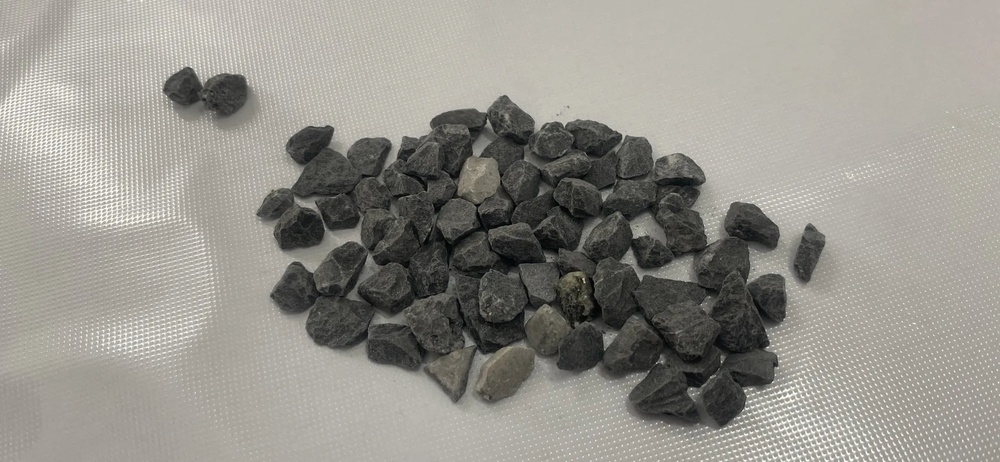
#> input picture y.jfif, 1000 x 462 px, shrunk from 2048 x 946 before the run
$ python test2.py
#> lines starting #> are read from the running program, lines starting #| are printed output that depends on the picture; after the words box and inside, x2 and y2 are one past the last pixel; in counts of white or black regions, pixels touching at a corner belong together; long printed decimals are rounded
import cv2
import numpy as np
import matplotlib.pyplot as plt
from skimage.measure import regionprops, label

def analyze_aggregates(image_path):
    # Đọc ảnh đầu vào
#> called with image_path = 'y.jfif'
    img = cv2.imread(image_path)
#> img is the input picture: shape (462, 1000, 3); mean B, G, R 139.4, 146.5, 148.9
    gray = cv2.cvtColor(img, cv2.COLOR_BGR2GRAY)

    # Lọc nhiễu và phát hiện biên
    blurred = cv2.GaussianBlur(gray, (5, 5), 0)
    edges = cv2.Canny(blurred, 50, 150)
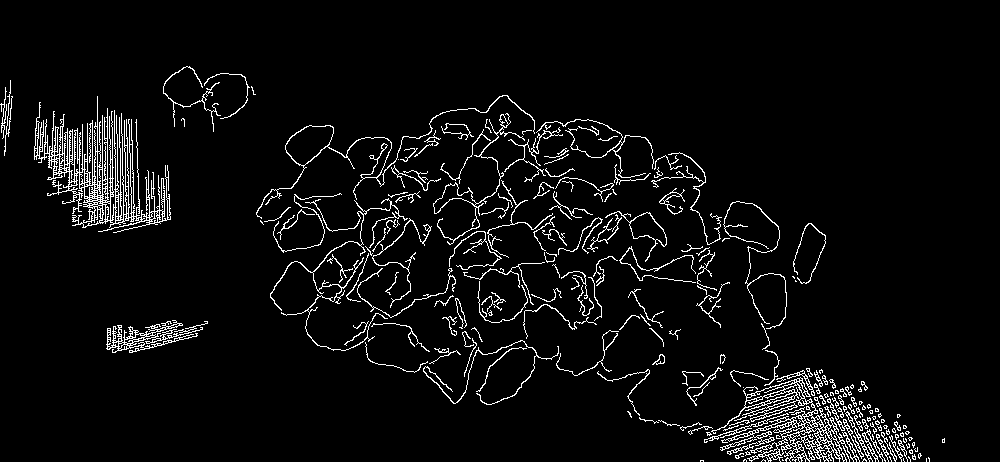
#> edges: shape (462, 1000); 5% white in thin lines or dots, all inside (x1, y1, x2, y2) = (0, 66, 945, 462)

    # Phát hiện các vùng (contours)
    contours, _ = cv2.findContours(edges, cv2.RETR_EXTERNAL, cv2.CHAIN_APPROX_SIMPLE)
#> contours = 215 contours, 162 with area under 20; largest, box (x1, y1, x2, y2) and area: (711, 377, 860, 462) 4271, (34, 96, 171, 233) 3332, (256, 95, 535, 219) 1451, (605, 211, 667, 262) 706, (106, 320, 208, 353) 666

    # Dữ liệu kích thước và hình dạng
    sizes = []
    shapes = []

    for contour in contours:
        area = cv2.contourArea(contour)
        perimeter = cv2.arcLength(contour, True)

        # Bỏ qua các hạt nhỏ không đáng kể
        if area < 10:
            continue

        # Tính toán kích thước tương đương (bán kính)
        equivalent_diameter = np.sqrt(4 * area / np.pi)  # Đường kính tương đương

        # Xác định hình dạng
        circularity = (4 * np.pi * area) / (perimeter ** 2)

        if circularity > 0.8:
            shape = 'circle'
        elif 0.5 < circularity <= 0.8:
            shape = 'oval'
        else:
            shape = 'irregular'

        shapes.append({'area': area, 'circularity': circularity, 'shape': shape})
        sizes.append(equivalent_diameter)
#> this loop made 215 passes
#> (area, perimeter, equivalent_diameter, circularity, shape) on passes 22, 23, 28, 31, 34, 38, 62, 63, 76, 95, 98, 99: (44, 98.91, 7.48, 0.0565, 'irregular'), (41.5, 52.87, 7.27, 0.187, 'irregular'), (34.5, 88.33, 6.63, 0.0556, 'irregular'), (50.5, 77.84, 8.02, 0.105, 'irregular'), (51.5, 96.33, 8.1, 0.0697, 'irregular'), (120.5, 195.7, 12.39, 0.0395, 'irregular'), (92, 282.5, 10.82, 0.0145, 'irregular'), (139, 134, 13.3, 0.0972, 'irregular'), (153.5, 234.4, 13.98, 0.0351, 'irregular'), (4271, 1974.3, 73.74, 0.0138, 'irregular'), (31, 49.46, 6.28, 0.159, 'irregular'), (114.5, 143.3, 12.07, 0.0701, 'irregular')
#> after the loop, shapes = 113 items; sizes = 113 values, max 73.74 at index 31, min 3.57 at index 0, mean 8.07

    # Phân loại theo kích thước
    size_bins = {'5-10mm': 0, '10-15mm': 0, '15-20mm': 0}
    total = len(sizes)
#> total = 113

    for size in sizes:
        if 5 <= size <= 10:
            size_bins['5-10mm'] += 1
        elif 10 < size <= 15:
            size_bins['10-15mm'] += 1
        elif 15 < size <= 20:
            size_bins['15-20mm'] += 1
#> this loop made 113 passes
#> size on passes 1 to 12: 3.57, 3.74, 7.48, 7.27, 6.63, 8.02, 8.1, 12.39, 4.98, 3.57, 4.92, 3.83
#> after the loop, size_bins = {'5-10mm': 37, '10-15mm': 9, '15-20mm': 1}

    # Tính phần trăm
    size_percentages = {k: (v / total) * 100 for k, v in size_bins.items()}
#> size_percentages = {'5-10mm': 32.74, '10-15mm': 7.96, '15-20mm': 0.885}

    # Hiển thị kết quả
    print("Tỷ lệ phần trăm theo kích thước:", size_percentages)
#| Tỷ lệ phần trăm theo kích thước: {'5-10mm': 32.743, '10-15mm': 7.965, '15-20mm': 0.885}
    print("Số lượng hạt phân tích:", total)
#| Số lượng hạt phân tích: 113
    print("Hình dạng các hạt:", shapes)
#> (printed output is left out)

    # Biểu đồ
    plt.bar(size_percentages.keys(), size_percentages.values(), color=['blue', 'orange', 'green'])
    plt.title("Phân bố kích thước hạt")
    plt.xlabel("Khoảng kích thước (mm)")
    plt.ylabel("Tỷ lệ phần trăm (%)")
    plt.show()
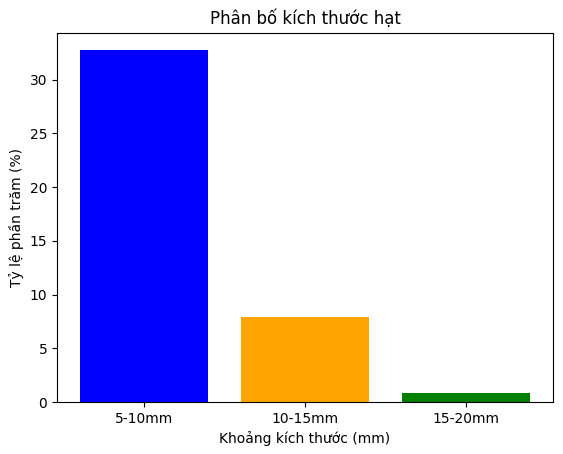
#> figure drawn by matplotlib, 1 panel; tallest bar 32.74 high, from x = -0.4 to 0.4

# Đường dẫn đến ảnh
analyze_aggregates('y.jfif')
